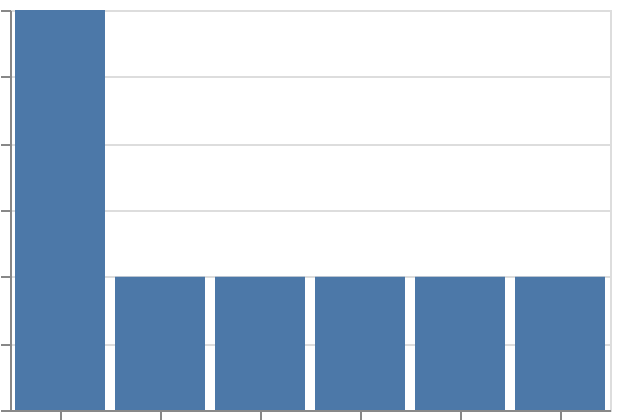

The Vega-Lite source for this figure:
### Vega-Lite specification from a JSON file in a GitHub repository (floating-point values rounded to 4 significant figures)
{"$schema": "https://vega.github.io/schema/vega-lite/v6.json", "padding": 5, "autosize": "none", "width": 300, "height": 200, "data": {"name": "table", "values": [{"t": "2024-01-31T23:30:00Z"}, {"t": "2024-02-29T23:45:00Z"}, {"t": "2024-03-01T00:30:00Z"}, {"t": "2024-06-30T23:15:00Z"}, {"t": "2024-07-01T00:20:00Z"}, {"t": "2024-12-31T23:30:00Z"}, {"t": "2025-01-01T00:30:00Z"}, {"t": "2025-01-31T22:00:00Z"}]}, "mark": "bar", "encoding": {"x": {"field": "t", "type": "ordinal", "timeUnit": {"unit": "month", "utc": true}}, "y": {"aggregate": "count", "type": "quantitative"}}}
